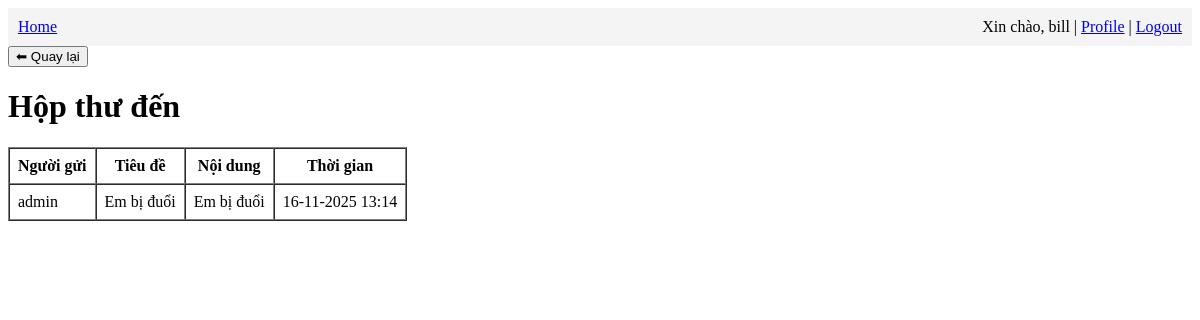
The app's page /user/inbox (signed in) with its own data.
### app/models.py (models this page shows, shortened)
class User(UserMixin, db.Model):
    id: so.Mapped[int] = so.mapped_column(primary_key=True)
    username: so.Mapped[str] = so.mapped_column(sa.String(64), index=True,unique=True)
    email: so.Mapped[str] = so.mapped_column(sa.String(120), index=True,unique=True)
    password_hash: so.Mapped[Optional[str]] = so.mapped_column(sa.String(256))
    role = db.Column(db.String(20), default=Role.MEMBER)
    qr_secret = db.Column(db.String(64))

class Message(db.Model):
    id = db.Column(db.Integer, primary_key=True)
    sender_id = db.Column(db.Integer, db.ForeignKey('user.id'), nullable=False)
    receiver_id = db.Column(db.Integer, db.ForeignKey('user.id'), nullable=False)
    subject = db.Column(db.String(255), nullable=False)
    content = db.Column(db.Text, nullable=False)
    timestamp = db.Column(db.DateTime, default=datetime.utcnow)
    is_read = db.Column(db.Boolean, default=False)
    sender = db.relationship("User", foreign_keys=[sender_id])
    receiver = db.relationship("User", foreign_keys=[receiver_id])

### app/user/routes.py (the view)
@bp.route('/inbox')
@login_required
def inbox():
    messages = Message.query.filter_by(receiver_id=current_user.id).order_by(Message.timestamp.desc()).all()
    return render_template('user/inbox.html', messages=messages)

### app/models.py (called while the page is built)
@login.user_loader
def load_user(id):
    return db.session.get(User, int(id))

### app/user/templates/user/inbox.html (shortened to what this page needs)
{% extends "base.html" %}
{% block content %}
<h1>Hộp thư đến</h1>
{% if messages %}
<table border="1" cellpadding="8" cellspacing="0">
    <tr>
        <th>Người gửi</th>
        <th>Tiêu đề</th>
        <th>Nội dung</th>
        <th>Thời gian</th>
    </tr>
    {% for m in messages %}
    <tr>
        <td>{{ m.sender.username }}</td>
        <td>{{ m.subject }}</td>
        <td>{{ m.content }}</td>
        <td>{{ m.timestamp.strftime('%d-%m-%Y %H:%M') }}</td>
    </tr>
    {% endfor %}
</table>
{% else %}
<p>Không có thư nào.</p>
{% endif %}
{% endblock %}

### app/templates/base.html (shortened to what this page needs)
<!DOCTYPE html>
<html lang="en">
<head>
  <link rel="stylesheet" href="{{ url_for('static', filename='css/styles.css') }}">
</head>
<body>
  <nav style="background-color: #f4f4f4; padding: 10px;">
    <a href="{{ url_for('main.home') }}">Home</a>
    {% if current_user.is_authenticated %}
    <div style="float: right;">
        <span>Xin chào, {{ current_user.username }} | </span>
        <a href="{{ url_for('main.profile') }}">Profile</a> |
        <a href="{{ url_for('auth.logout') }}">Logout</a>
    </div>
    {% endif %}
  </nav>
  <div class="container">
    <button onclick="window.history.back()" class="btn-back">⬅ Quay lại</button>
    {% block content %}{% endblock %}
  </div>
</body>
</html>

### records on screen
User: username "bill"
Message: sender.username "admin", subject "Em bị đuổi", content "Em bị đuổi", timestamp "16-11-2025 13:14"
